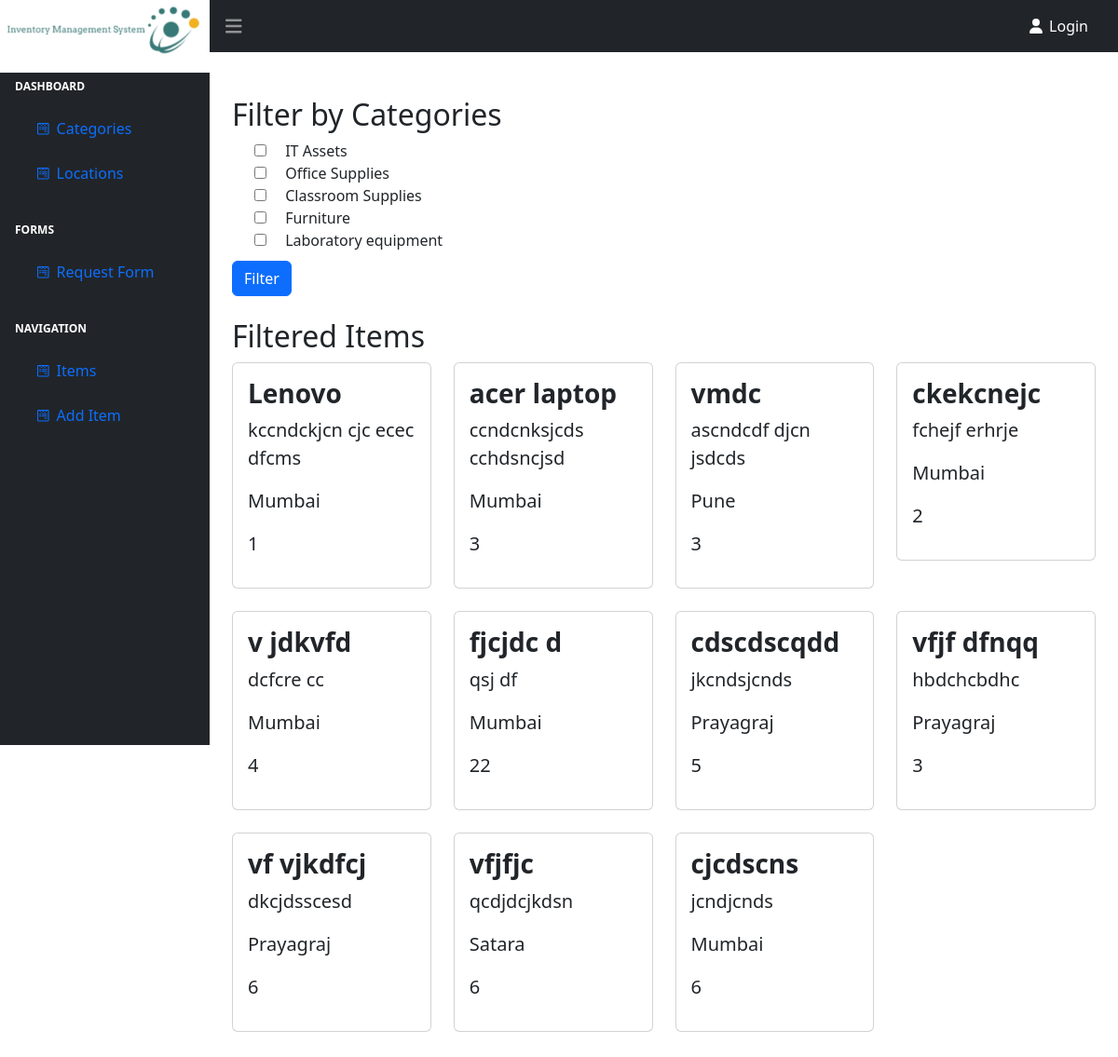
The app's page /, older data.
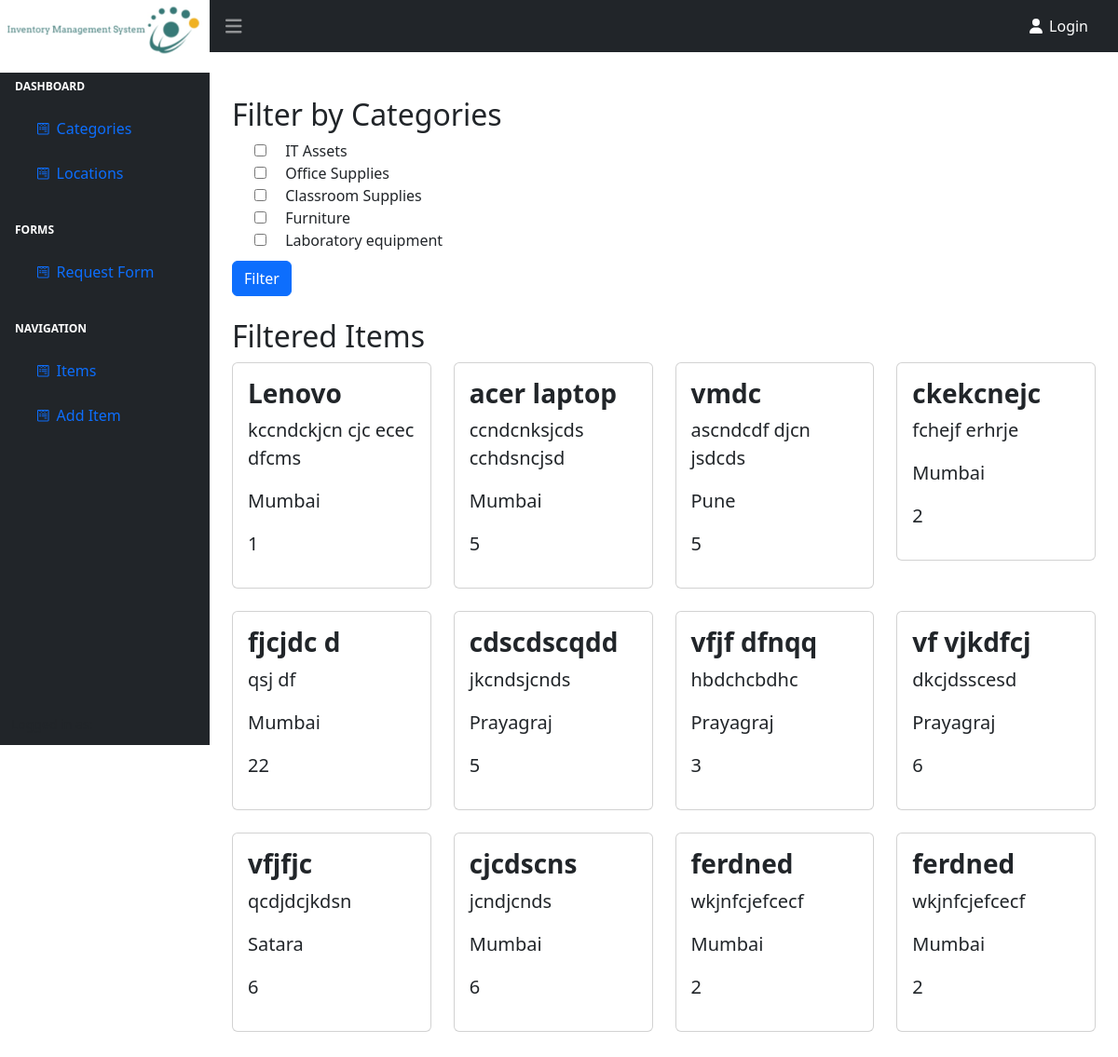
The same page, newer data.
### basic/models.py (models this page shows, shortened)
class Category(models.Model):
    name = models.CharField(max_length=100)
    description = models.TextField()

class Item(models.Model):
    name = models.CharField(max_length=200)
    description = models.TextField()
    quantity = models.PositiveIntegerField()
    location = models.ForeignKey(Location,on_delete=models.CASCADE)
    category = models.ForeignKey(Category, on_delete=models.CASCADE)
    price = models.PositiveIntegerField(default=0,null=True)

class Location(models.Model):
    name = models.CharField(max_length=100)
    description = models.TextField()
    def __str__(self):
        return self.name

### basic/views.py (the view)
# urls.py: path('',categories,name = "categories"),
def categories(request):
    categories = Category.objects.all()
    selected_categories = request.GET.getlist("category")
    items = (
        Item.objects.filter(category__in=selected_categories)
        if selected_categories
        else Item.objects.all()
    )
    return render(
        request,
        "basic/category.html",
        {
            "categories": categories,
            "items": items,
            "selected_categories": selected_categories,
        },
    )

### basic/templates/basic/category.html (shortened to what this page needs)
{% extends 'basic/base1.html' %} {% block start %}
<div class="container py-5">
  <div class="col">
    <div class="row">
      <form method="get" class="mb-4">
        <h2>Filter by Categories</h2>
        <div class="form-check">
          {% for category in categories %}
          <input
            type="checkbox"
            class="form-check-inline"
            name="category"
            value="{{ category.id }}"
            {%
            if
            category.id
            in
            selected_categories
            %}checked{%
            endif
            %}
          />
          <label class="form-check-label">{{ category.name }}</label><br />
          {% endfor %}
        </div>
        <button type="submit" class="btn btn-primary mt-2">Filter</button>
      </form>
    </div>
    <div class="">
      <h2>Filtered Items</h2>
      <div class="row mb-6">
        {% for item in items %}
        <div class="col-md-3 mb-4">
          <div class="card">
            <div class="card-body">
              <h3 class="fw-bolder">{{ item.name }}</h3>
              <p class="lead">{{ item.description }}</p>
              <p class="lead">{{ item.location }}</p>
              <p class="lead">{{ item.quantity }}</p>
            </div>
          </div>
        </div>
        {% endfor %}
      </div>
    </div>
  </div>
</div>
{% endblock %}

Row changes from the older to the newer data that the page shows:
removed Item: name "v jdkvfd", description "dcfcre cc", location "Mumbai", quantity "4"
changed Item "acer laptop": quantity "3" → "5"
changed Item "vmdc": quantity "3" → "5"
added Item: name "ferdned", description "wkjnfcjefcecf", location "Mumbai", quantity "2"
added Item: name "ferdned", description "wkjnfcjefcecf", location "Mumbai", quantity "2"
